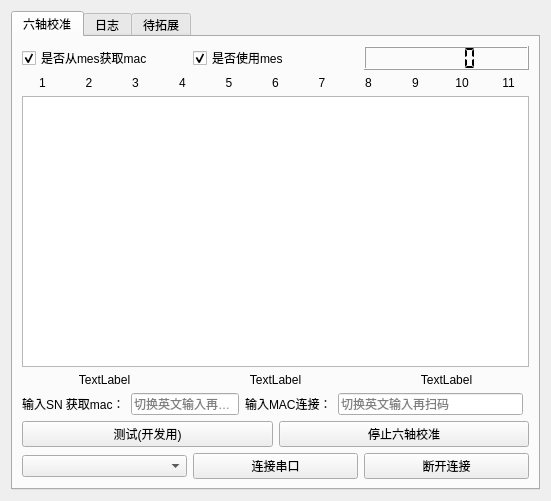
<?xml version="1.0" encoding="UTF-8"?>
<ui version="4.0">
 <class>imucali</class>
 <widget class="QWidget" name="imucali">
  <property name="geometry">
   <rect>
    <x>0</x>
    <y>0</y>
    <width>551</width>
    <height>501</height>
   </rect>
  </property>
  <property name="windowTitle">
   <string>Form</string>
  </property>
  <layout class="QGridLayout" name="gridLayout">
   <item row="0" column="1">
    <widget class="QTabWidget" name="tabWidget">
     <property name="currentIndex">
      <number>0</number>
     </property>
     <widget class="QWidget" name="tab">
      <attribute name="title">
       <string>六轴校准</string>
      </attribute>
      <layout class="QGridLayout" name="gridLayout_3">
       <item row="0" column="0" colspan="2">
        <layout class="QHBoxLayout" name="horizontalLayout_5">
         <property name="topMargin">
          <number>0</number>
         </property>
         <item>
          <widget class="QCheckBox" name="isformmes">
           <property name="text">
            <string>是否从mes获取mac</string>
           </property>
           <property name="checked">
            <bool>true</bool>
           </property>
          </widget>
         </item>
         <item>
          <widget class="QCheckBox" name="isusemes">
           <property name="text">
            <string>是否使用mes</string>
           </property>
           <property name="checkable">
            <bool>true</bool>
           </property>
           <property name="checked">
            <bool>true</bool>
           </property>
          </widget>
         </item>
         <item>
          <widget class="QLCDNumber" name="test_time">
           <property name="smallDecimalPoint">
            <bool>false</bool>
           </property>
           <property name="segmentStyle">
            <enum>QLCDNumber::Flat</enum>
           </property>
          </widget>
         </item>
        </layout>
       </item>
       <item row="11" column="0" colspan="2">
        <layout class="QHBoxLayout" name="horizontalLayout_6">
         <item>
          <widget class="QComboBox" name="comNameCombo"/>
         </item>
         <item>
          <widget class="QPushButton" name="connectButton">
           <property name="text">
            <string>连接串口</string>
           </property>
          </widget>
         </item>
         <item>
          <widget class="QPushButton" name="disconnectButton">
           <property name="text">
            <string>断开连接</string>
           </property>
          </widget>
         </item>
        </layout>
       </item>
       <item row="1" column="0" colspan="2">
        <layout class="QHBoxLayout" name="horizontalLayout_8">
         <item>
          <widget class="QLabel" name="p1">
           <property name="text">
            <string>1</string>
           </property>
           <property name="alignment">
            <set>Qt::AlignCenter</set>
           </property>
          </widget>
         </item>
         <item>
          <widget class="QLabel" name="p2">
           <property name="text">
            <string>2</string>
           </property>
           <property name="alignment">
            <set>Qt::AlignCenter</set>
           </property>
          </widget>
         </item>
         <item>
          <widget class="QLabel" name="p3">
           <property name="text">
            <string>3</string>
           </property>
           <property name="alignment">
            <set>Qt::AlignCenter</set>
           </property>
          </widget>
         </item>
         <item>
          <widget class="QLabel" name="p4">
           <property name="text">
            <string>4</string>
           </property>
           <property name="alignment">
            <set>Qt::AlignCenter</set>
           </property>
          </widget>
         </item>
         <item>
          <widget class="QLabel" name="p5">
           <property name="text">
            <string>5</string>
           </property>
           <property name="alignment">
            <set>Qt::AlignCenter</set>
           </property>
          </widget>
         </item>
         <item>
          <widget class="QLabel" name="p6">
           <property name="text">
            <string>6</string>
           </property>
           <property name="alignment">
            <set>Qt::AlignCenter</set>
           </property>
          </widget>
         </item>
         <item>
          <widget class="QLabel" name="p7">
           <property name="text">
            <string>7</string>
           </property>
           <property name="alignment">
            <set>Qt::AlignCenter</set>
           </property>
          </widget>
         </item>
         <item>
          <widget class="QLabel" name="p8">
           <property name="text">
            <string>8</string>
           </property>
           <property name="alignment">
            <set>Qt::AlignCenter</set>
           </property>
          </widget>
         </item>
         <item>
          <widget class="QLabel" name="p9">
           <property name="text">
            <string>9</string>
           </property>
           <property name="alignment">
            <set>Qt::AlignCenter</set>
           </property>
          </widget>
         </item>
         <item>
          <widget class="QLabel" name="p10">
           <property name="text">
            <string>10</string>
           </property>
           <property name="alignment">
            <set>Qt::AlignCenter</set>
           </property>
          </widget>
         </item>
         <item>
          <widget class="QLabel" name="p11">
           <property name="text">
            <string>11</string>
           </property>
           <property name="alignment">
            <set>Qt::AlignCenter</set>
           </property>
          </widget>
         </item>
        </layout>
       </item>
       <item row="9" column="0" colspan="2">
        <layout class="QHBoxLayout" name="horizontalLayout_10">
         <property name="topMargin">
          <number>0</number>
         </property>
         <item>
          <widget class="QPushButton" name="pushButton">
           <property name="text">
            <string>测试(开发用)</string>
           </property>
          </widget>
         </item>
         <item>
          <widget class="QPushButton" name="stopTest">
           <property name="text">
            <string>停止六轴校准</string>
           </property>
          </widget>
         </item>
        </layout>
       </item>
       <item row="2" column="0" colspan="2">
        <widget class="QTableWidget" name="testResultTable"/>
       </item>
       <item row="4" column="0" colspan="2">
        <layout class="QHBoxLayout" name="horizontalLayout_3">
         <item>
          <widget class="QLabel" name="test_result">
           <property name="text">
            <string>TextLabel</string>
           </property>
           <property name="alignment">
            <set>Qt::AlignCenter</set>
           </property>
          </widget>
         </item>
         <item>
          <widget class="QLabel" name="mechine_number">
           <property name="text">
            <string>TextLabel</string>
           </property>
           <property name="alignment">
            <set>Qt::AlignCenter</set>
           </property>
          </widget>
         </item>
         <item>
          <widget class="QLabel" name="mes_state">
           <property name="text">
            <string>&lt;html&gt;&lt;head/&gt;&lt;body&gt;&lt;p align=&quot;center&quot;&gt;TextLabel&lt;/p&gt;&lt;/body&gt;&lt;/html&gt;</string>
           </property>
           <property name="alignment">
            <set>Qt::AlignCenter</set>
           </property>
          </widget>
         </item>
        </layout>
       </item>
       <item row="5" column="0">
        <layout class="QHBoxLayout" name="horizontalLayout_4">
         <item>
          <layout class="QHBoxLayout" name="horizontalLayout_2">
           <item>
            <layout class="QHBoxLayout" name="horizontalLayout_7">
             <property name="leftMargin">
              <number>0</number>
             </property>
             <item>
              <widget class="QLabel" name="label_6">
               <property name="text">
                <string>输入SN 获取mac：</string>
               </property>
              </widget>
             </item>
             <item>
              <widget class="QLineEdit" name="getMac">
               <property name="sizePolicy">
                <sizepolicy hsizetype="Expanding" vsizetype="Fixed">
                 <horstretch>0</horstretch>
                 <verstretch>0</verstretch>
                </sizepolicy>
               </property>
               <property name="placeholderText">
                <string>切换英文输入再扫码</string>
               </property>
              </widget>
             </item>
            </layout>
           </item>
           <item>
            <widget class="QLabel" name="label_2">
             <property name="text">
              <string>输入MAC连接：</string>
             </property>
            </widget>
           </item>
           <item>
            <widget class="QLineEdit" name="macInput">
             <property name="sizePolicy">
              <sizepolicy hsizetype="Expanding" vsizetype="Fixed">
               <horstretch>0</horstretch>
               <verstretch>0</verstretch>
              </sizepolicy>
             </property>
             <property name="inputMask">
              <string/>
             </property>
             <property name="text">
              <string/>
             </property>
             <property name="placeholderText">
              <string>切换英文输入再扫码</string>
             </property>
            </widget>
           </item>
          </layout>
         </item>
        </layout>
       </item>
      </layout>
     </widget>
     <widget class="QWidget" name="tab_3">
      <attribute name="title">
       <string>日志</string>
      </attribute>
      <layout class="QGridLayout" name="gridLayout_4">
       <item row="0" column="0">
        <layout class="QHBoxLayout" name="horizontalLayout">
         <property name="topMargin">
          <number>0</number>
         </property>
         <item>
          <widget class="QPlainTextEdit" name="log"/>
         </item>
         <item>
          <widget class="QPlainTextEdit" name="msgEdit">
           <property name="sizePolicy">
            <sizepolicy hsizetype="Expanding" vsizetype="Expanding">
             <horstretch>0</horstretch>
             <verstretch>0</verstretch>
            </sizepolicy>
           </property>
           <property name="focusPolicy">
            <enum>Qt::NoFocus</enum>
           </property>
           <property name="readOnly">
            <bool>true</bool>
           </property>
          </widget>
         </item>
        </layout>
       </item>
      </layout>
     </widget>
     <widget class="QWidget" name="tab_2">
      <attribute name="title">
       <string>待拓展</string>
      </attribute>
      <layout class="QGridLayout" name="gridLayout_2">
       <item row="4" column="0">
        <layout class="QHBoxLayout" name="horizontalLayout_13">
         <item>
          <widget class="QLabel" name="bleStatusLabel">
           <property name="text">
            <string>蓝牙连接：</string>
           </property>
          </widget>
         </item>
         <item>
          <widget class="QLabel" name="p12">
           <property name="text">
            <string>12</string>
           </property>
           <property name="alignment">
            <set>Qt::AlignCenter</set>
           </property>
          </widget>
         </item>
        </layout>
       </item>
       <item row="7" column="0">
        <layout class="QHBoxLayout" name="horizontalLayout_9">
         <property name="leftMargin">
          <number>0</number>
         </property>
         <item>
          <widget class="QPushButton" name="pushButton_2">
           <property name="text">
            <string>PushButton</string>
           </property>
          </widget>
         </item>
         <item>
          <widget class="QPushButton" name="imuCaliButton">
           <property name="text">
            <string>六轴校准</string>
           </property>
          </widget>
         </item>
        </layout>
       </item>
       <item row="1" column="0">
        <layout class="QVBoxLayout" name="verticalLayout">
         <item>
          <widget class="QLabel" name="product_sn">
           <property name="text">
            <string>芯片存储的整机sn：</string>
           </property>
          </widget>
         </item>
         <item>
          <widget class="QLabel" name="macLabel">
           <property name="text">
            <string>蓝牙mac：</string>
           </property>
          </widget>
         </item>
        </layout>
       </item>
       <item row="0" column="0">
        <layout class="QVBoxLayout" name="imulayout">
         <property name="topMargin">
          <number>0</number>
         </property>
         <item>
          <layout class="QHBoxLayout" name="horizontalLayout_12">
           <property name="leftMargin">
            <number>0</number>
           </property>
           <item>
            <widget class="QLabel" name="gyro_x">
             <property name="text">
              <string>gyro_x=</string>
             </property>
            </widget>
           </item>
           <item>
            <widget class="QLabel" name="gyro_y">
             <property name="text">
              <string>gyro_y=</string>
             </property>
            </widget>
           </item>
           <item>
            <widget class="QLabel" name="gyro_z">
             <property name="text">
              <string>gyro_z=</string>
             </property>
            </widget>
           </item>
          </layout>
         </item>
         <item>
          <layout class="QHBoxLayout" name="horizontalLayout_11">
           <property name="leftMargin">
            <number>0</number>
           </property>
           <item>
            <widget class="QLabel" name="acc_x">
             <property name="text">
              <string>acc_x=</string>
             </property>
            </widget>
           </item>
           <item>
            <widget class="QLabel" name="acc_y">
             <property name="text">
              <string>acc_y=</string>
             </property>
            </widget>
           </item>
           <item>
            <widget class="QLabel" name="acc_z">
             <property name="text">
              <string>acc_z=</string>
             </property>
            </widget>
           </item>
          </layout>
         </item>
        </layout>
       </item>
       <item row="2" column="0">
        <layout class="QHBoxLayout" name="horizontalLayout_14">
         <property name="topMargin">
          <number>0</number>
         </property>
         <item>
          <widget class="QLabel" name="battary_state">
           <property name="text">
            <string>充电状态：</string>
           </property>
          </widget>
         </item>
         <item>
          <widget class="QLabel" name="battary_voltage">
           <property name="text">
            <string>电压为:</string>
           </property>
          </widget>
         </item>
         <item>
          <widget class="QLabel" name="battary_value">
           <property name="text">
            <string>电量为：</string>
           </property>
          </widget>
         </item>
        </layout>
       </item>
      </layout>
     </widget>
    </widget>
   </item>
  </layout>
 </widget>
 <resources/>
 <connections/>
</ui>
